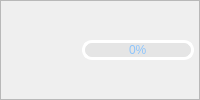
              <widget class="QFrame" name="rightbox_play">
               <property name="frameShape">
                <enum>QFrame::Shape::StyledPanel</enum>
               </property>
               <property name="frameShadow">
                <enum>QFrame::Shadow::Raised</enum>
               </property>
               <layout class="QHBoxLayout" name="horizontalLayout_20">
                <property name="leftMargin">
                 <number>5</number>
                </property>
                <property name="topMargin">
                 <number>5</number>
                </property>
                <property name="rightMargin">
                 <number>5</number>
                </property>
                <property name="bottomMargin">
                 <number>5</number>
                </property>
                <item>
                 <widget class="QPushButton" name="run_button">
                  <property name="minimumSize">
                   <size>
                    <width>0</width>
                    <height>30</height>
                   </size>
                  </property>
                  <property name="maximumSize">
                   <size>
                    <width>16777215</width>
                    <height>30</height>
                   </size>
                  </property>
                  <property name="cursor">
                   <cursorShape>PointingHandCursor</cursorShape>
                  </property>
                  <property name="mouseTracking">
                   <bool>true</bool>
                  </property>
                  <property name="styleSheet">
                   <string notr="true">QPushButton{
background-image: url(:/rightbox/images/newsize/play.png);
background-repeat: no-repeat;
background-position: center;
border: none;
}
QPushButton:hover{

}</string>
                  </property>
                  <property name="text">
                   <string/>
                  </property>
                  <property name="iconSize">
                   <size>
                    <width>40</width>
                    <height>40</height>
                   </size>
                  </property>
                  <property name="checkable">
                   <bool>false</bool>
                  </property>
                  <property name="checked">
                   <bool>false</bool>
                  </property>
                 </widget>
                </item>
                <item>
                 <widget class="QPushButton" name="stop_button">
                  <property name="minimumSize">
                   <size>
                    <width>0</width>
                    <height>30</height>
                   </size>
                  </property>
                  <property name="maximumSize">
                   <size>
                    <width>16777215</width>
                    <height>30</height>
                   </size>
                  </property>
                  <property name="cursor">
                   <cursorShape>PointingHandCursor</cursorShape>
                  </property>
                  <property name="styleSheet">
                   <string notr="true">QPushButton{
background-image: url(:/rightbox/images/newsize/stop.png);
background-repeat: no-repeat;
background-position: center;
border: none;
}

QPushButton:hover{

}</string>
                  </property>
                  <property name="text">
                   <string/>
                  </property>
                  <property name="iconSize">
                   <size>
                    <width>40</width>
                    <height>40</height>
                   </size>
                  </property>
                 </widget>
                </item>
                <item>
                 <widget class="QProgressBar" name="progress_bar">
                  <property name="minimumSize">
                   <size>
                    <width>0</width>
                    <height>20</height>
                   </size>
                  </property>
                  <property name="maximumSize">
                   <size>
                    <width>16777215</width>
                    <height>20</height>
                   </size>
                  </property>
                  <property name="styleSheet">
                   <string notr="true">QProgressBar{ 
font: 700 10pt &quot;Nirmala UI&quot;;
color: #8EC5FC; 
text-align:center; 
border:3px solid rgb(255, 255, 255);
border-radius: 10px; 
background-color: rgba(215, 215, 215,100);
} 

QProgressBar:chunk{ 
border-radius:0px; 
background:  lightgrey;
border-radius: 7px;
}</string>
                  </property>
                  <property name="maximum">
                   <number>100</number>
                  </property>
                  <property name="value">
                   <number>0</number>
                  </property>
                 </widget>
                </item>
               </layout>
              </widget>
